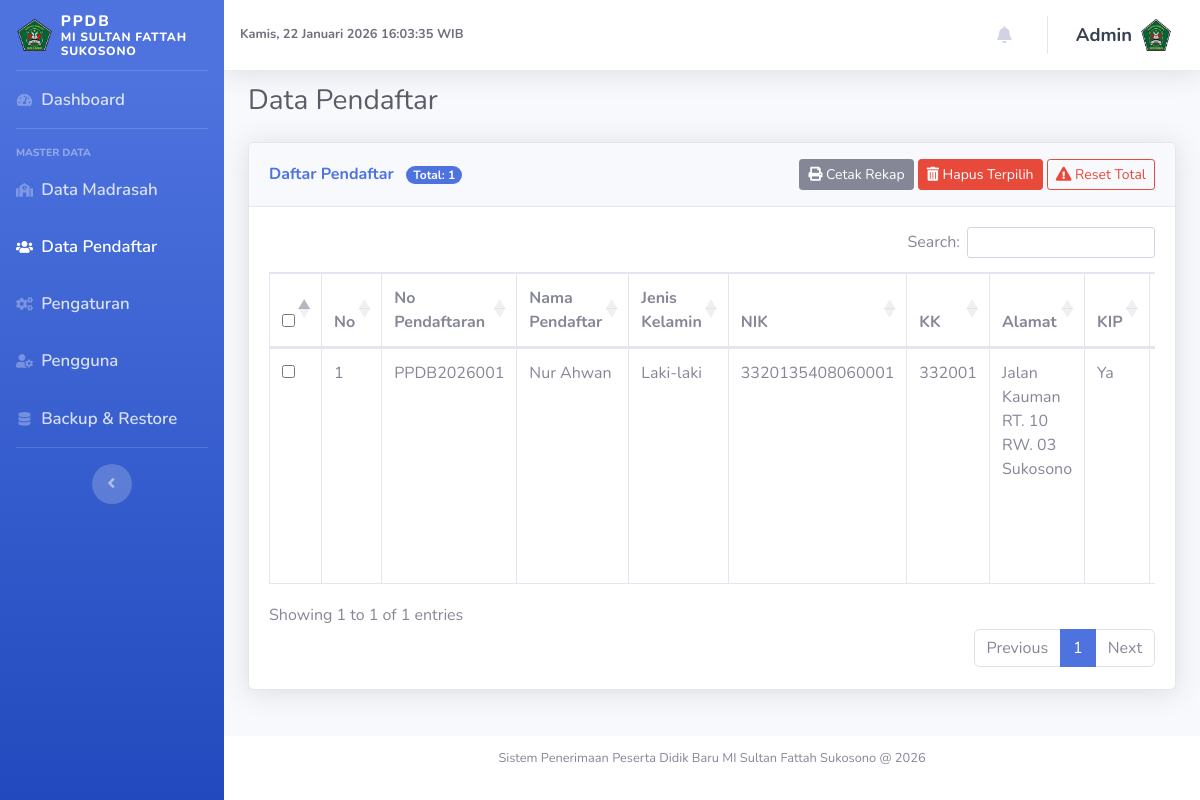
The app's page /admin/index.php?page=pendaftar (signed in), older data.
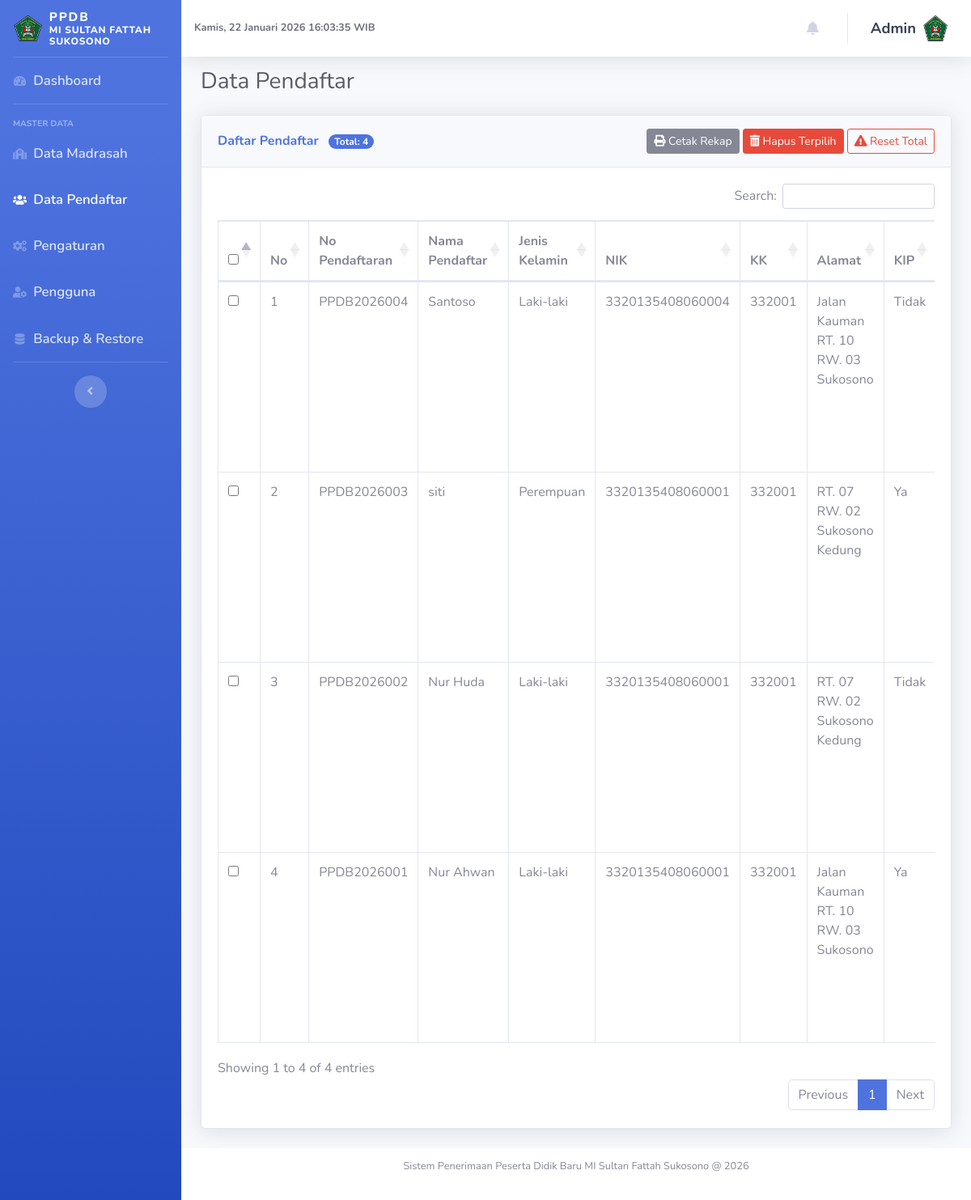
The same page, newer data.
### tables this page shows
CREATE TABLE `madrasah` (
  `id` int unsigned NOT NULL AUTO_INCREMENT,
  `nama` varchar(150) NOT NULL,
  `alamat` text,
  `email` varchar(100) DEFAULT NULL,
  `website` varchar(100) DEFAULT NULL,
  `hp_kepala` varchar(30) DEFAULT NULL,
  `hp_panitia` varchar(30) DEFAULT NULL,
  `logo` varchar(255) DEFAULT NULL,
  `nama_panitia` varchar(150) DEFAULT NULL,
  PRIMARY KEY (`id`)
);

CREATE TABLE `users` (
  `id` int unsigned NOT NULL AUTO_INCREMENT,
  `foto` varchar(255) DEFAULT NULL,
  `username` varchar(50) NOT NULL,
  `password` varchar(255) NOT NULL,
  `created_at` datetime NOT NULL DEFAULT CURRENT_TIMESTAMP,
  PRIMARY KEY (`id`),
  UNIQUE KEY `username` (`username`)
);

CREATE TABLE `pendaftar` (
  `id` int unsigned NOT NULL AUTO_INCREMENT,
  `no_pendaftaran` varchar(30) NOT NULL,
  `nama_lengkap` varchar(150) NOT NULL,
  `nik` varchar(50) NOT NULL,
  `kk` varchar(50) NOT NULL,
  `jenis_kelamin` varchar(20) NOT NULL,
  `tempat_lahir` varchar(100) NOT NULL,
  `tanggal_lahir` date NOT NULL,
  `alamat` text NOT NULL,
  `status_keluarga` varchar(50) DEFAULT NULL,
  `anak_ke` int DEFAULT NULL,
  `jumlah_saudara` int DEFAULT NULL,
  `asal_tk` varchar(150) DEFAULT NULL,
  `nama_ayah` varchar(150) NOT NULL,
  `nama_ibu` varchar(150) NOT NULL,
  `pekerjaan_ayah` varchar(100) DEFAULT NULL,
  `pekerjaan_ibu` varchar(100) DEFAULT NULL,
  `nama_wali` varchar(150) DEFAULT NULL,
  `pekerjaan_wali` varchar(100) DEFAULT NULL,
  `email` varchar(100) DEFAULT NULL,
  `hp` varchar(30) NOT NULL,
  `kip` varchar(10) NOT NULL,
  `pkh` varchar(10) NOT NULL,
  `status_daftar` enum('proses','diterima','ditolak') NOT NULL DEFAULT 'proses',
  `created_at` datetime NOT NULL,
  PRIMARY KEY (`id`),
  UNIQUE KEY `no_pendaftaran` (`no_pendaftaran`)
);

### config.php (called while the page is built, shortened)
<?php
$db_host = 'localhost';
$db_user = 'root';
$db_pass = '';
$db_name = 'ppdb_2026';
$mysqli = new mysqli($db_host, $db_user, $db_pass, $db_name);
$mysqli->set_charset('utf8mb4');
function base_url(string $path = ''): string
{
    $base = rtrim('http://localhost/ppdb_2026', '/');
    if ($path === '') {
        return $base . '/';
    }
    return $base . '/' . ltrim($path, '/');
}
function esc($value): string
{
    if (is_scalar($value)) {
        return htmlspecialchars((string)$value, ENT_QUOTES, 'UTF-8');
    }
    return '';
}
function is_logged_in(): bool
{
    return isset($_SESSION['user_id']);
}
function current_user(): ?array
{
    global $mysqli;
    $stmt = $mysqli->prepare('SELECT id, username, foto FROM users WHERE id = ? LIMIT 1');
    $stmt->bind_param('i', $_SESSION['user_id']);
    $stmt->execute();
    $result = $stmt->get_result();
    $cachedUser = $result->fetch_assoc() ?: null;
    return $cachedUser;
}
function count_pendaftar(?string $status = null): int
{
    global $mysqli;
    if ($status === null) {
        $sql = 'SELECT COUNT(*) FROM pendaftar';
        $stmt = $mysqli->prepare($sql);
    } else {
        $sql = 'SELECT COUNT(*) FROM pendaftar WHERE status_daftar = ?';
        $stmt = $mysqli->prepare($sql);
        if ($stmt) {
            $stmt->bind_param('s', $status);
        }
    }
    $stmt->execute();
    $stmt->bind_result($count);
    return (int)$count;
}

### admin/pages/pendaftar.php (the view, shortened to what this page needs)
<?php
$total_pendaftar = count_pendaftar();
$pendaftar = [];
if ($result = $mysqli->query('SELECT * FROM pendaftar ORDER BY created_at DESC')) {
    while ($row = $result->fetch_assoc()) {
        $pendaftar[] = $row;
    }
}
?>
<div class="container-fluid">
    <div class="d-sm-flex align-items-center justify-content-between mb-4">
        <h1 class="h3 mb-0 text-gray-800">Data Pendaftar</h1>
    </div>
    <div class="card shadow mb-4">
        <div class="card-header py-3 d-flex flex-wrap justify-content-between align-items-center">
            <h6 class="m-0 font-weight-bold text-primary">
                Daftar Pendaftar
                <span class="badge badge-pill badge-primary ml-2">Total: <?= (int)$total_pendaftar; ?></span>
            </h6>
            <div class="mt-2 mt-sm-0">
                <a href="laporan_pendaftar.php" target="_blank" class="btn btn-sm btn-secondary">
                    <i class="fas fa-print"></i> Cetak Rekap
                </a>
                <button type="button" class="btn btn-sm btn-danger" id="btnHapusTerpilih">
                    <i class="fas fa-trash-alt"></i> Hapus Terpilih
                </button>
                <button type="button" class="btn btn-sm btn-outline-danger" id="btnResetTotal">
                    <i class="fas fa-exclamation-triangle"></i> Reset Total
                </button>
            </div>
        </div>
        <div class="card-body">
            <form id="formPendaftar" method="post">
                <div class="table-responsive">
                    <table id="tablePendaftar" class="table table-bordered datatable" width="100%" cellspacing="0">
                        <thead>
                            <tr>
                                <th><input type="checkbox" id="checkAll"></th>
                                <th>No</th>
                                <th>No Pendaftaran</th>
                                <th>Nama Pendaftar</th>
                                <th>Jenis Kelamin</th>
                                <th>NIK</th>
                                <th>KK</th>
                                <th>Alamat</th>
                                <th>KIP</th>
                                <th>PKH</th>
                            </tr>
                        </thead>
                        <tbody>
                            <?php $no = 1; foreach ($pendaftar as $row): ?>
                            <tr>
                                <td>
                                    <input type="checkbox" name="ids[]" value="<?= (int)$row['id']; ?>"
                                        class="check-item">
                                </td>
                                <td><?= $no++; ?></td>
                                <td><?= esc($row['no_pendaftaran']); ?></td>
                                <td><?= esc($row['nama_lengkap']); ?></td>
                                <td><?= esc($row['jenis_kelamin']); ?></td>
                                <td><?= esc($row['nik']); ?></td>
                                <td><?= esc($row['kk']); ?></td>
                                <td><?= esc($row['alamat']); ?></td>
                                <td><?= esc($row['kip']); ?></td>
                                <td><?= esc($row['pkh']); ?></td>
                            </tr>
                            <?php endforeach; ?>
                        </tbody>
                    </table>
                </div>
            </form>
        </div>
    </div>
</div>

### admin/template/header.php (shortened to what this page needs)
<?php
require_once __DIR__ . '/../../config.php';
$madrasah_logo = '';
if ($result = $mysqli->query('SELECT nama, logo FROM madrasah LIMIT 1')) {
    if ($row = $result->fetch_assoc()) {
        $madrasah_nama = $row['nama'];
        $madrasah_logo = isset($row['logo']) ? (string)$row['logo'] : '';
    }
}
$user = current_user();
?>
<!DOCTYPE html>
<html lang="id">
<head>
    <link href="../assets/vendor/fontawesome-free/css/all.min.css" rel="stylesheet" type="text/css">
    <link href="../assets/css/sb-admin-2.min.css" rel="stylesheet">
    <link href="https://cdn.datatables.net/1.13.6/css/dataTables.bootstrap4.min.css" rel="stylesheet">
    <link href="https://cdn.datatables.net/buttons/2.4.1/css/buttons.bootstrap4.min.css" rel="stylesheet">
</head>
<body id="page-top">
    <div id="wrapper">
        <?php include __DIR__ . '/sidebar.php'; ?>
        <div id="content-wrapper" class="d-flex flex-column">
            <div id="content">
                <nav class="navbar navbar-expand navbar-light bg-white topbar topbar-fixed shadow">
                    <div class="d-none d-sm-flex align-items-center mr-auto">
                        <span id="adminClock" class="text-gray-700 small font-weight-bold"></span>
                    </div>
                    <ul class="navbar-nav ml-auto">
                        <li class="nav-item dropdown no-arrow mx-1">
                            <a class="nav-link dropdown-toggle" href="#" id="alertsDropdown" role="button"
                                data-toggle="dropdown" aria-haspopup="true" aria-expanded="false">
                                <i class="fas fa-bell fa-fw"></i>
                            </a>
                        </li>
                        <li class="nav-item dropdown no-arrow">
                            <a class="nav-link dropdown-toggle" href="#" id="userDropdown" role="button"
                                data-toggle="dropdown" aria-haspopup="true" aria-expanded="false">
                                <span
                                    class="mr-2 d-none d-lg-inline topbar-user-name"><?= esc($user['username'] ?? 'Admin'); ?></span>
                                <img class="img-profile"
                                    src="<?= esc(isset($user['foto']) && $user['foto'] !== '' ? base_url('uploads/' . $user['foto']) : 'https://via.placeholder.com/60'); ?>">
                            </a>
                        </li>
                    </ul>
                </nav>

### admin/template/sidebar.php
<?php
$current_page = isset($_GET['page']) ? $_GET['page'] : 'dashboard';
function active_menu(string $page, string $current): string
{
    return $page === $current ? 'active' : '';
}
?>
<ul class="navbar-nav bg-gradient-primary sidebar sidebar-dark accordion" id="accordionSidebar">
    <a class="sidebar-brand d-flex align-items-center justify-content-start" href="index.php">
        <?php if (!empty($madrasah_logo)): ?>
            <img src="<?= esc(base_url('uploads/' . $madrasah_logo)); ?>" alt="Logo" style="height:32px" class="mr-2">
        <?php else: ?>
            <div class="sidebar-brand-icon rotate-n-15">
                <i class="fas fa-graduation-cap"></i>
            </div>
        <?php endif; ?>
        <?php
        $sidebar_app_name = 'PPDB';
        $madrasah_line_top = $madrasah_nama;
        $madrasah_line_bottom = '';
        if (stripos($madrasah_nama, 'MI SULTAN FATTAH SUKOSONO') !== false) {
            $madrasah_line_top = 'MI SULTAN FATTAH';
            $madrasah_line_bottom = 'SUKOSONO';
        } else {
            $last_space_pos = strrpos($madrasah_nama, ' ');
            if ($last_space_pos !== false) {
                $madrasah_line_top = substr($madrasah_nama, 0, $last_space_pos);
                $madrasah_line_bottom = substr($madrasah_nama, $last_space_pos + 1);
            }
        }
        ?>
        <div class="sidebar-brand-text mx-0 text-left">
            <div class="sidebar-app-name"><?= esc($sidebar_app_name); ?></div>
            <div class="sidebar-school-name"><?= esc($madrasah_line_top); ?></div>
            <?php if ($madrasah_line_bottom !== ''): ?>
                <div class="sidebar-school-name"><?= esc($madrasah_line_bottom); ?></div>
            <?php endif; ?>
        </div>
    </a>
    <hr class="sidebar-divider my-0">
    <li class="nav-item <?= active_menu('dashboard', $current_page); ?>">
        <a class="nav-link" href="index.php?page=dashboard">
            <i class="fas fa-fw fa-tachometer-alt"></i>
            <span>Dashboard</span></a>
    </li>
    <hr class="sidebar-divider">
    <div class="sidebar-heading">
        Master Data
    </div>
    <li class="nav-item <?= active_menu('madrasah', $current_page); ?>">
        <a class="nav-link" href="index.php?page=madrasah">
            <i class="fas fa-fw fa-school"></i>
            <span>Data Madrasah</span></a>
    </li>
    <li class="nav-item <?= active_menu('pendaftar', $current_page); ?>">
        <a class="nav-link" href="index.php?page=pendaftar">
            <i class="fas fa-fw fa-users"></i>
            <span>Data Pendaftar</span></a>
    </li>
    <li class="nav-item <?= active_menu('pengaturan', $current_page); ?>">
        <a class="nav-link" href="index.php?page=pengaturan">
            <i class="fas fa-fw fa-cogs"></i>
            <span>Pengaturan</span></a>
    </li>
    <li class="nav-item <?= active_menu('pengguna', $current_page); ?>">
        <a class="nav-link" href="index.php?page=pengguna">
            <i class="fas fa-fw fa-user-cog"></i>
            <span>Pengguna</span></a>
    </li>
    <li class="nav-item <?= active_menu('backup', $current_page); ?>">
        <a class="nav-link" href="index.php?page=backup">
            <i class="fas fa-fw fa-database"></i>
            <span>Backup &amp; Restore</span></a>
    </li>
    <hr class="sidebar-divider d-none d-md-block">
    <div class="text-center d-none d-md-inline">
        <button class="rounded-circle border-0" id="sidebarToggle"></button>
    </div>
</ul>

### admin/index.php (shortened to what this page needs)
<?php
require __DIR__ . '/../config.php';
$page = isset($_GET['page']) ? $_GET['page'] : 'dashboard';
include __DIR__ . '/template/header.php';
$page_file = __DIR__ . '/pages/' . $page . '.php';
if (file_exists($page_file)) {
    include $page_file;
} else {
    echo '<div class="container-fluid"><h1 class="h4 text-gray-800">Halaman tidak ditemukan.</h1></div>';
}
include __DIR__ . '/template/footer.php';

### admin/template/footer.php (shortened to what this page needs)
            </div>
            <footer class="sticky-footer bg-white">
                <div class="container my-auto">
                    <div class="copyright text-center my-auto">
                        <span>Sistem Penerimaan Peserta Didik Baru MI Sultan Fattah Sukosono @ <?= date('Y'); ?></span>
                    </div>
                </div>
            </footer>
        </div>
    </div>
</body>
</html>

### admin/template/header.php (style rules this page uses)
.sidebar-brand-text { font-family: 'Nunito', sans-serif; font-weight: 800; font-size: 0.9rem; line-height: 1.2; text-align: left; margin-left: 0 !important; }
.sidebar-app-name { font-size: 0.95rem; letter-spacing: 0.12em; }
.sidebar-school-name { font-size: 0.75rem; letter-spacing: 0.06em; }
.sidebar .nav-item .nav-link span { font-size: 1.05rem !important; font-weight: 600 !important; }
.topbar-fixed .nav-link { font-size: 1.05rem !important; font-weight: 600 !important; }
.sidebar { position: fixed; top: 0; bottom: 0; left: 0; width: 14rem; overflow-y: auto; z-index: 1040; }
#content-wrapper { margin-left: 14rem; min-height: 100vh; }
.topbar-fixed { position: fixed; top: 0; left: 14rem; right: 0; z-index: 1030; }
#content { padding-top: 5.25rem; }
.topbar-user-name { font-size: 1.15rem !important; font-weight: 700 !important; color: #374151 !important; }
.img-profile { border-radius: 0 !important; }
footer.sticky-footer { padding: 1rem 0 !important; min-height: 64px !important; }

Row changes from the older to the newer data that the page shows:
added pendaftar: no_pendaftaran "PPDB2026004", nama_lengkap "Santoso", jenis_kelamin "Laki-laki", nik "3320135408060004", kk "332001", alamat "Jalan Kauman RT. 10 RW. 03 Sukosono", kip "Tidak"
added pendaftar: no_pendaftaran "PPDB2026003", nama_lengkap "siti", jenis_kelamin "Perempuan", nik "3320135408060001", kk "332001", alamat "RT. 07 RW. 02 Sukosono Kedung", kip "Ya"
added pendaftar: no_pendaftaran "PPDB2026002", nama_lengkap "Nur Huda", jenis_kelamin "Laki-laki", nik "3320135408060001", kk "332001", alamat "RT. 07 RW. 02 Sukosono Kedung", kip "Tidak"
Text that changed along with them:
$total_pendaftar: "1" → "4"
text written by a page script: "Search: Showing 1 to 1 of 1 entries Previous 1 Next" → "Search: Showing 1 to 4 of 4 entries Previous 1 Next"
